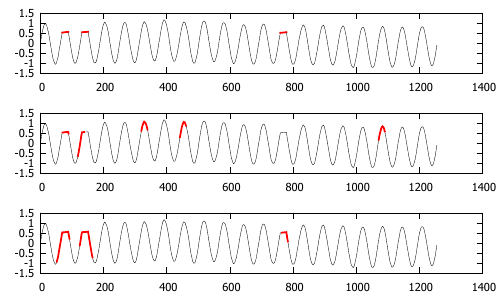

The script that saved this image:
set terminal pdf
set output "exnoise.pdf"
set datafile commentschars "#@"
set multiplot layout 3,1
plot "exnoise.arff" using 1 notitle with lines linetype -1, \
	"exnoise.arff" using ($0):($2>0?$1:1/0) notitle with lines linecolor rgb 'red' linewidth 5
plot "exnoise.arff" using 1 notitle with lines linetype -1, \
	"exnoise.arff" using ($0):($4>0?$1:1/0) notitle with lines linecolor rgb 'red' linewidth 5
plot "exnoise.arff" using 1 notitle with lines linetype -1, \
	"exnoise.arff" using ($0):($3>0?$1:1/0) notitle with lines linecolor rgb 'red' linewidth 5
unset multiplot
